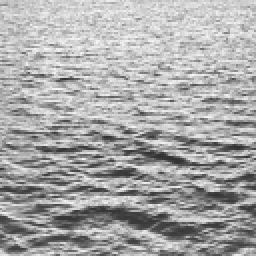
%> input picture TP_image_2/Texture/Water0000GP.png, 128 x 128 px (shown 2 times larger)
$ octave texture.m   (GNU Octave 9; MATLAB toolbox functions it lacks are replaced by stand-ins)
%> lines starting %> are read from the running program, lines starting %| are printed output that depends on the picture
clear all;
close all;

function [] = fourier2d(img,fe)

dim = size(img);

f = abs(fftshift( fft2(img) ) );
n = dim(2)/2
m = dim(1)/2

figure();
x=fe*(-n:n-1)/dim(2);
y=fe*(-m:m-1)/dim(1);
surf(x,-y,sqrt(f));
title ({"Spectre - 1"});
xlabel ("Fx");
ylabel ("Fy");
zlabel ("Amplitude");

figure();
contourf(x,-y,log(5*f+1));
title ({"Spectre - 2"});
xlabel ("Fx");
ylabel ("Fy");
endfunction

fe = 5;
%img = imread("Metal0007GP.png");
%img = imread("Leaves0012GP.png");
img = imread("Water0000GP.png");
%> img is the input picture: size 128x128x3 uint8; min 48, max 249, mean 167.8

img = double(rgb2gray(img));
%> img: size 128x128 double
imagesc(img);
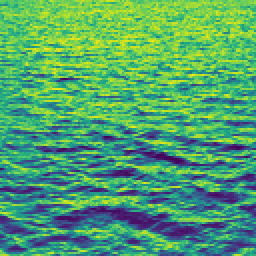
%> displayed picture: size 128x128x3, on the screen's scale of 0 to 255 (shown 2 times larger); mean R, G, B 81.9, 162.5, 108.4

fourier2d(img,fe);
%> in fourier2d, `zlabel ("Amplitude");`:
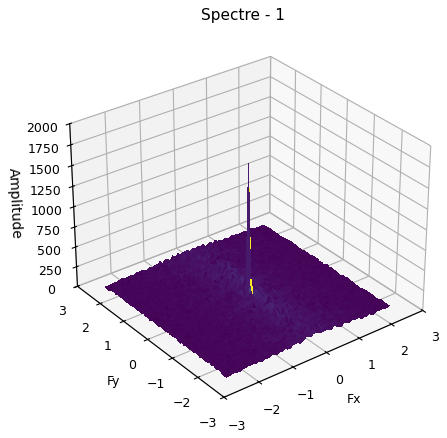
%> figure redrawn from the program's plot data
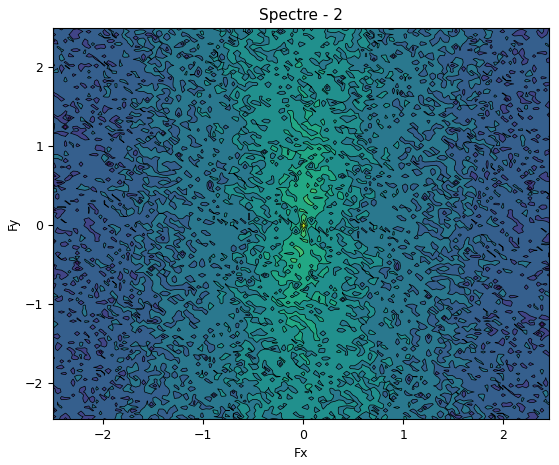
%> figure redrawn from the program's plot data
i
